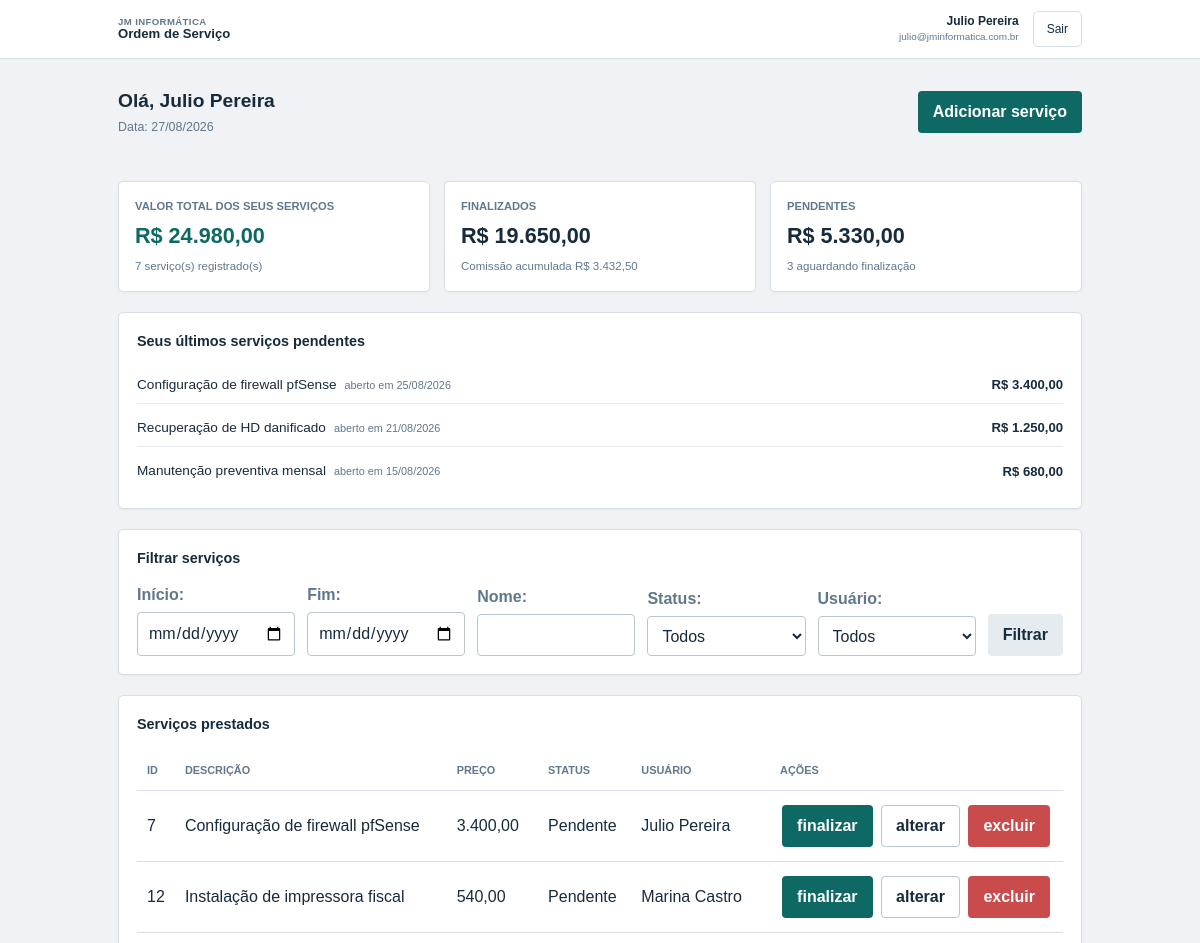
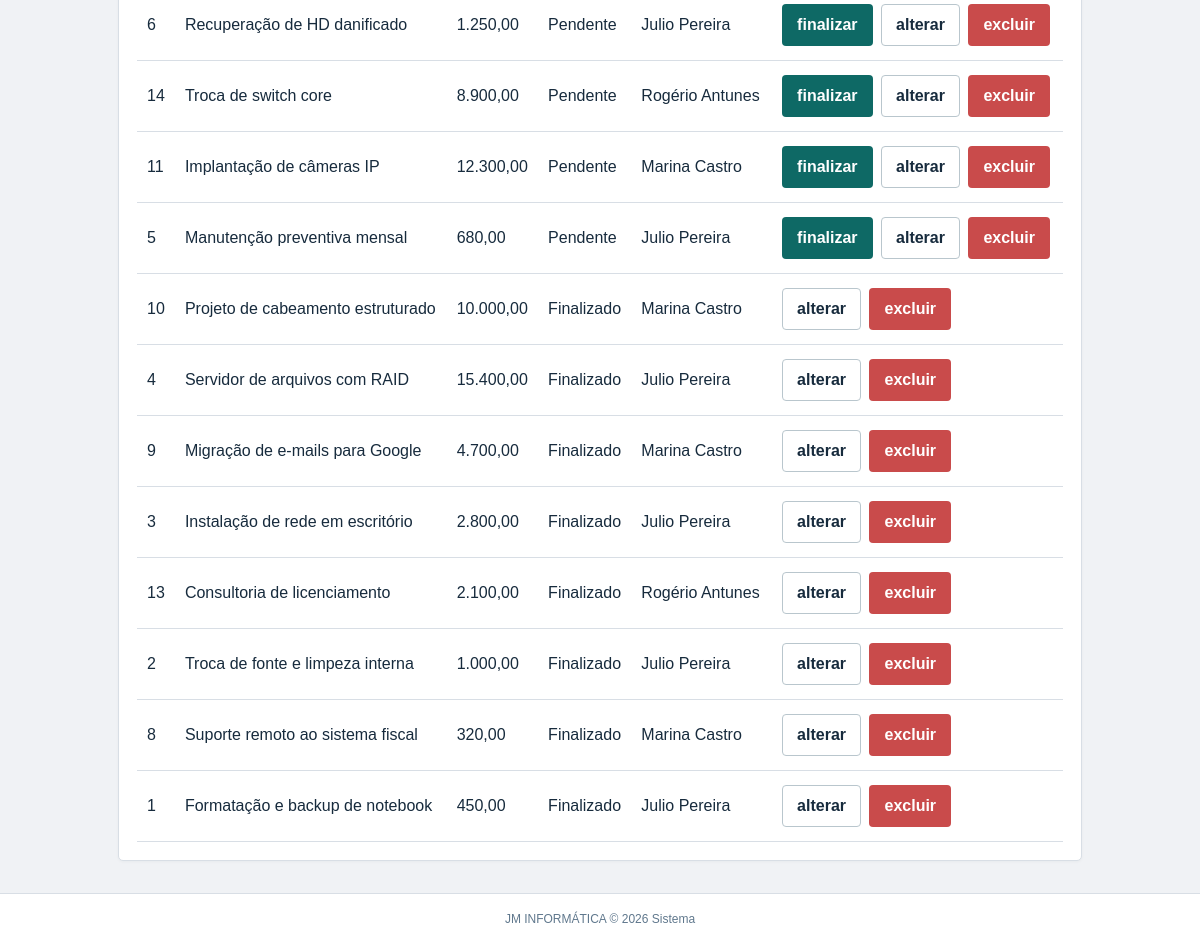
Screenshot of /dashboard.php (signed in) with the database file from the repository (2 pictures, top to bottom).
### tables this page shows
CREATE TABLE `user` (
    `id_user`    BIGINT(20)   NOT NULL AUTO_INCREMENT,
    `name`       VARCHAR(150) NOT NULL,
    `email`      VARCHAR(100) NOT NULL,
    `password`   VARCHAR(255) NOT NULL,
    `created_at` DATETIME     NOT NULL DEFAULT CURRENT_TIMESTAMP,
    `update_at`  DATETIME     NULL DEFAULT NULL ON UPDATE CURRENT_TIMESTAMP,
    `ativo`      TINYINT(1)   NOT NULL DEFAULT 1,

    PRIMARY KEY (`id_user`),
    UNIQUE KEY `uq_user_email` (`email`)
);

CREATE TABLE `service` (
    `id_service`      BIGINT(20)     NOT NULL AUTO_INCREMENT,
    `description`     VARCHAR(45)    NOT NULL,
    `price`           DECIMAL(11, 3) NOT NULL,
    `created_at`      DATETIME       NOT NULL DEFAULT CURRENT_TIMESTAMP,
    `update_at`       DATETIME       NULL DEFAULT NULL ON UPDATE CURRENT_TIMESTAMP,
    `finished_at`     DATETIME       NULL DEFAULT NULL,
    `commission_user` DECIMAL(11, 3) NULL DEFAULT NULL,
    `user_id_user`    BIGINT(20)     NOT NULL,

    PRIMARY KEY (`id_service`),
    KEY `idx_service_user` (`user_id_user`),
    KEY `idx_service_finished_at` (`finished_at`),
    KEY `idx_service_created_at` (`created_at`),

    CONSTRAINT `fk_service_user`
        FOREIGN KEY (`user_id_user`)
        REFERENCES `user` (`id_user`)
        ON DELETE RESTRICT
        ON UPDATE CASCADE
);

### classes/Usuario.php (called while the page is built, shortened)
<?php
class Usuario{
    private $pdo;
    public function __construct($pdo) {
        $this->pdo = $pdo;
    }
    public function buscaUsuarioPorId($id_user){
        $sql = $this->pdo->prepare("SELECT id_user, name, email FROM user WHERE id_user = :id");
        $sql->bindValue(":id", $id_user);
        $sql->execute();
        if($sql->rowCount() > 0){
            return $sql->fetch();
        } else{
            return [];
        }
    }
}

### classes/Servico.php (called while the page is built, shortened)
<?php
class Servico{
    private $pdo;
    public function __construct($pdo) {
        $this->pdo = $pdo;
    }
    public function listarServicosComNomeUsuario($inicio = null, $fim = null, $nome = null, $status = null, $usuario = null){
        $query = "SELECT s.*, u.name as nome_usuario, CASE WHEN s.finished_at IS NULL THEN 'Pendente' ELSE 'Finalizado' END as status
                  FROM service s
                  JOIN user u ON s.user_id_user = u.id_user
                  WHERE 1=1";
        $query .= " ORDER BY s.created_at DESC";
        $sql = $this->pdo->prepare($query);
        $sql->execute();
        return $sql->fetchAll();
    }
    public function resumoServicosPorUsuario($id_usuario){
        $sql = $this->pdo->prepare("SELECT
                                        COALESCE(SUM(price), 0) AS total,
                                        COALESCE(SUM(CASE WHEN finished_at IS NOT NULL THEN price ELSE 0 END), 0) AS finalizados,
                                        COALESCE(SUM(CASE WHEN finished_at IS NULL THEN price ELSE 0 END), 0) AS pendentes,
                                        COALESCE(SUM(CASE WHEN finished_at IS NOT NULL THEN commission_user ELSE 0 END), 0) AS comissao,
                                        COUNT(*) AS quantidade,
                                        SUM(CASE WHEN finished_at IS NOT NULL THEN 1 ELSE 0 END) AS quantidade_finalizados,
                                        SUM(CASE WHEN finished_at IS NULL THEN 1 ELSE 0 END) AS quantidade_pendentes
                                    FROM service
                                    WHERE user_id_user = :id");
        $sql->bindValue(':id', $id_usuario);
        $sql->execute();
        return $sql->fetch(PDO::FETCH_ASSOC);
    }
    public function ultimosServicosPendentes($id_usuario, $limite = 5){
        $sql = $this->pdo->prepare("SELECT * FROM service
                                    WHERE user_id_user = :id AND finished_at IS NULL
                                    ORDER BY created_at DESC
                                    LIMIT :limite");
        $sql->bindValue(':id', $id_usuario);
        $sql->bindValue(':limite', (int)$limite, PDO::PARAM_INT);
        $sql->execute();
        return $sql->fetchAll();
    }
}

### dashboard.php (the view, shortened to what this page needs)
<?php
require_once './includes/conexao.php';
require_once './classes/Servico.php';
require_once './classes/Usuario.php';
$usuario_obj = new Usuario($pdo);
$dados_usuario = $usuario_obj->buscaUsuarioPorId($_SESSION['id_user']);
$nomeUsuario = $dados_usuario['name'];
$os = new Servico($pdo);
$servicos = $os->listarServicosComNomeUsuario(
    $_GET['inicio'] ?? null,
    $_GET['fim'] ?? null,
    $_GET['nome'] ?? null,
    $_GET['status'] ?? null,
    $_GET['usuario'] ?? null
);
$servicosRecentes = $os->ultimosServicosPendentes($_SESSION['id_user'],5);
$resumo = $os->resumoServicosPorUsuario($_SESSION['id_user']);
?>
<?php require_once './includes/header.php'; ?>
    <div class="dashboard-cabecalho">
        <div>
            <p class="saudacao">Olá, <?= htmlspecialchars($nomeUsuario, ENT_QUOTES, 'UTF-8') ?></p>
            <p class="data-atual">Data: <?= date('d/m/Y') ?></p>
        </div>
        <a href="form-servico.php" class="botao botao--primario">Adicionar serviço</a>
    </div>
    <section class="cards-resumo" aria-label="Resumo dos serviços">
        <article class="card-valor card-valor--destaque">
            <p class="card-rotulo">Valor total dos seus serviços</p>
            <strong>R$ <?= number_format($resumo['total'], 2, ',', '.') ?></strong>
            <small><?= (int) $resumo['quantidade'] ?> serviço(s) registrado(s)</small>
        </article>
        <article class="card-valor">
            <p class="card-rotulo">Finalizados</p>
            <strong>R$ <?= number_format($resumo['finalizados'], 2, ',', '.') ?></strong>
            <small>Comissão acumulada R$ <?= number_format($resumo['comissao'], 2, ',', '.') ?></small>
        </article>
        <article class="card-valor">
            <p class="card-rotulo">Pendentes</p>
            <strong>R$ <?= number_format($resumo['pendentes'], 2, ',', '.') ?></strong>
            <small><?= (int) $resumo['quantidade_pendentes'] ?> aguardando finalização</small>
        </article>
    </section>
    <section class="bloco-dashboard">
        <h2>Seus últimos serviços pendentes</h2>
        <?php if(empty($servicosRecentes)){ ?>
            <p>Nenhum serviço pendente.</p>
        <?php } else { ?>
            <ul>
                <?php foreach($servicosRecentes as $servico){ ?>
                    <li>
                        <span><?= htmlspecialchars($servico['description'], ENT_QUOTES, 'UTF-8') ?></span>
                        <small>aberto em <?= date('d/m/Y', strtotime($servico['created_at'])) ?></small>
                        <strong>R$ <?= number_format($servico['price'], 2, ',', '.') ?></strong>
                    </li>
                <?php } ?>
            </ul>
        <?php } ?>
    </section>
    <section class="bloco-dashboard filtro-servicos">
        <h2>Filtrar serviços</h2>
        <form method="get">
            <div class="campo-filtro">
                <label for="inicio">Início:</label>
                <input type="date" name="inicio" id="inicio" value="<?= htmlspecialchars($_GET['inicio'] ?? '', ENT_QUOTES, 'UTF-8') ?>">
            </div>
            <div class="campo-filtro">
                <label for="fim">Fim:</label>
                <input type="date" name="fim" id="fim" value="<?= htmlspecialchars($_GET['fim'] ?? '', ENT_QUOTES, 'UTF-8') ?>">
            </div>
            <div class="campo-filtro">
                <label for="nome">Nome:</label>
                <input type="text" name="nome" id="nome" value="<?= htmlspecialchars($_GET['nome'] ?? '', ENT_QUOTES, 'UTF-8') ?>">
            </div>
            <div class="campo-filtro">
                <label for="status">Status:</label>
                <select name="status" id="status">
                <option value="">Todos</option>
                </select>
            </div>
            <div class="campo-filtro">
                <label for="usuario">Usuário:</label>
                <select name="usuario" id="usuario">
                <option value="">Todos</option>
                </select>
            </div>
            <button type="submit">Filtrar</button>
        </form>
    </section>
    <section class="bloco-dashboard tabela-servicos">
        <h2>Serviços prestados</h2>
        <table>
            <thead>
                <tr>
                    <th>ID</th>
                    <th>Descrição</th>
                    <th>Preço</th>
                    <th>Status</th>
                    <th>Usuário</th>
                    <th>Ações</th>
                </tr>
            </thead>
            <tbody>
                <?php foreach($servicos as $servico){ ?>
                <tr>
                    <td><?= $servico['id_service'] ?></td>
                    <td><?= htmlspecialchars($servico['description'], ENT_QUOTES, 'UTF-8') ?></td>
                    <td><?= number_format($servico['price'], 2, ',', '.') ?></td>
                    <td><?= htmlspecialchars($servico['status'], ENT_QUOTES, 'UTF-8') ?></td>
                    <td><?= htmlspecialchars($servico['nome_usuario'], ENT_QUOTES, 'UTF-8') ?></td>
                    <td>
                        <?php if($servico['status'] == 'Pendente'){ ?>
                            <a href="finalizar-servico.php?id=<?= $servico['id_service'] ?>" class="botao botao--primario">finalizar</a>
                        <?php } ?>
                        <a href="form-servico.php?id=<?= $servico['id_service'] ?>" class="botao botao--secundario">alterar</a>
                        <a href="excluir-servico.php?id=<?= $servico['id_service'] ?>" class="botao botao--perigo" onclick="return confirm('Tem certeza que deseja excluir este serviço?')">excluir</a>
                    </td>
                </tr>
                <?php } ?>
            </tbody>
        </table>
    </section>
<?php require_once './includes/footer.php'; ?>

### includes/header.php (shortened to what this page needs)
<!DOCTYPE html>
<html lang="pt-BR">
<head>
	<link rel="stylesheet" href="./css/style.css">
</head>
<body>
	<header>
		<div class="header-conteudo">
			<div class="marca">
				<strong>JM INFORMÁTICA</strong>
				<span>Ordem de Serviço</span>
			</div>
			<div class="conta-usuario">
				<div>
					<strong><?= htmlspecialchars($nomeUsuario ?? 'Usuário', ENT_QUOTES, 'UTF-8') ?></strong>
					<?php if (!empty($dados_usuario['email'])) { ?>
						<small><?= htmlspecialchars($dados_usuario['email'], ENT_QUOTES, 'UTF-8') ?></small>
					<?php } ?>
				</div>
				<a class="botao-sair" href="sair.php">Sair</a>
			</div>
		</div>
	</header>

### includes/footer.php
	<footer class="rodape">
		<p>JM INFORMÁTICA &copy; <?= date('Y') ?> Sistema</p>
	</footer>
</body>
</html>

### rows the page displays
user: name "Julio Pereira", email "julio@jminformatica.com.br"
service: description "Configuração de firewall pfSense", created_at "25/08/2026", price "3.400,00", id_service "7", status "Pendente", user_id_user.name "Julio Pereira"
service: description "Recuperação de HD danificado", created_at "21/08/2026", price "1.250,00", id_service "6", status "Pendente", user_id_user.name "Julio Pereira"
service: description "Manutenção preventiva mensal", created_at "15/08/2026", price "680,00", id_service "5", status "Pendente", user_id_user.name "Julio Pereira"
service: id_service "12", description "Instalação de impressora fiscal", price "540,00", status "Pendente", user_id_user.name "Marina Castro"
service: id_service "14", description "Troca de switch core", price "8.900,00", status "Pendente", user_id_user.name "Rogério Antunes"
service: id_service "11", description "Implantação de câmeras IP", price "12.300,00", status "Pendente", user_id_user.name "Marina Castro"
service: id_service "10", description "Projeto de cabeamento estruturado", price "10.000,00", status "Finalizado", user_id_user.name "Marina Castro"
service: id_service "4", description "Servidor de arquivos com RAID", price "15.400,00", status "Finalizado", user_id_user.name "Julio Pereira"
service: id_service "9", description "Migração de e-mails para Google", price "4.700,00", status "Finalizado", user_id_user.name "Marina Castro"
service: id_service "3", description "Instalação de rede em escritório", price "2.800,00", status "Finalizado", user_id_user.name "Julio Pereira"
service: id_service "13", description "Consultoria de licenciamento", price "2.100,00", status "Finalizado", user_id_user.name "Rogério Antunes"
service: id_service "2", description "Troca de fonte e limpeza interna", price "1.000,00", status "Finalizado", user_id_user.name "Julio Pereira"
service: id_service "8", description "Suporte remoto ao sistema fiscal", price "320,00", status "Finalizado", user_id_user.name "Marina Castro"
service: id_service "1", description "Formatação e backup de notebook", price "450,00", status "Finalizado", user_id_user.name "Julio Pereira"

### other values shown
$resumo['total'] "24.980,00"
$resumo['quantidade'] "7"
$resumo['finalizados'] "19.650,00"
$resumo['comissao'] "3.432,50"
$resumo['pendentes'] "5.330,00"
$resumo['quantidade_pendentes'] "3"
